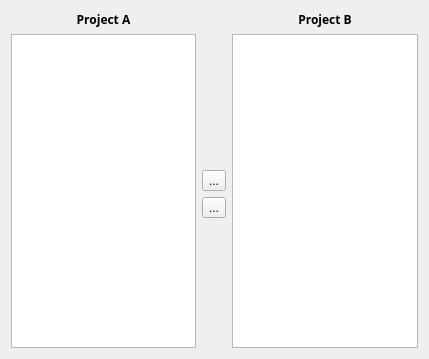
<?xml version="1.0" encoding="UTF-8"?>
<ui version="4.0">
 <class>CProjectDialog</class>
 <widget class="QDialog" name="CProjectDialog">
  <property name="geometry">
   <rect>
    <x>0</x>
    <y>0</y>
    <width>429</width>
    <height>359</height>
   </rect>
  </property>
  <property name="windowTitle">
   <string>Choose Project</string>
  </property>
  <layout class="QGridLayout" name="gridLayout">
   <item row="0" column="0">
    <widget class="QLabel" name="m_pALabel">
     <property name="text">
      <string>&lt;html&gt;&lt;head&gt;&lt;meta name=&quot;qrichtext&quot; content=&quot;1&quot; /&gt;&lt;/head&gt;&lt;body style=&quot; white-space: pre-wrap; font-family:Sans Serif; font-weight:400; font-style:normal; text-decoration:none;&quot;&gt;&lt;p style=&quot; margin-top:0px; margin-bottom:0px; margin-left:0px; margin-right:0px; -qt-block-indent:0; text-indent:0px;&quot;&gt;&lt;span style=&quot; font-weight:600;&quot;&gt;Project A&lt;/span&gt;&lt;/p&gt;&lt;/body&gt;&lt;/html&gt;</string>
     </property>
     <property name="alignment">
      <set>Qt::AlignHCenter</set>
     </property>
    </widget>
   </item>
   <item row="0" column="2">
    <widget class="QLabel" name="m_pBLabel">
     <property name="text">
      <string>&lt;html&gt;&lt;head&gt;&lt;meta name=&quot;qrichtext&quot; content=&quot;1&quot; /&gt;&lt;/head&gt;&lt;body style=&quot; white-space: pre-wrap; font-family:Sans Serif; font-weight:400; font-style:normal; text-decoration:none;&quot;&gt;&lt;p style=&quot; margin-top:0px; margin-bottom:0px; margin-left:0px; margin-right:0px; -qt-block-indent:0; text-indent:0px;&quot;&gt;&lt;span style=&quot; font-weight:600;&quot;&gt;Project B&lt;/span&gt;&lt;/p&gt;&lt;/body&gt;&lt;/html&gt;</string>
     </property>
     <property name="alignment">
      <set>Qt::AlignCenter</set>
     </property>
    </widget>
   </item>
   <item row="1" column="0" rowspan="4">
    <widget class="CProjectListWidget" name="m_pAListItem"/>
   </item>
   <item row="1" column="1">
    <spacer>
     <property name="orientation">
      <enum>Qt::Vertical</enum>
     </property>
     <property name="sizeHint" stdset="0">
      <size>
       <width>20</width>
       <height>40</height>
      </size>
     </property>
    </spacer>
   </item>
   <item row="1" column="2" rowspan="4">
    <widget class="CProjectListWidget" name="m_pBListItem"/>
   </item>
   <item row="2" column="1">
    <widget class="QToolButton" name="m_pLeftBtn">
     <property name="text">
      <string>...</string>
     </property>
     <property name="icon">
      <iconset resource="../../../Cplusplus_gui_programming_with_Qt4/qt-book-examples/qt-book/chap09/projectchooser/projectchooser.qrc">
       <normaloff>:/images/leftarrow.png</normaloff>:/images/leftarrow.png</iconset>
     </property>
     <property name="iconSize">
      <size>
       <width>22</width>
       <height>22</height>
      </size>
     </property>
    </widget>
   </item>
   <item row="3" column="1">
    <widget class="QToolButton" name="m_pRightBtn">
     <property name="text">
      <string>...</string>
     </property>
     <property name="icon">
      <iconset resource="../../../Cplusplus_gui_programming_with_Qt4/qt-book-examples/qt-book/chap09/projectchooser/projectchooser.qrc">
       <normaloff>:/images/rightarrow.png</normaloff>:/images/rightarrow.png</iconset>
     </property>
     <property name="iconSize">
      <size>
       <width>22</width>
       <height>22</height>
      </size>
     </property>
    </widget>
   </item>
   <item row="4" column="1">
    <spacer>
     <property name="orientation">
      <enum>Qt::Vertical</enum>
     </property>
     <property name="sizeHint" stdset="0">
      <size>
       <width>20</width>
       <height>21</height>
      </size>
     </property>
    </spacer>
   </item>
  </layout>
 </widget>
 <customwidgets>
  <customwidget>
   <class>CProjectListWidget</class>
   <extends>QListWidget</extends>
   <header>projectlistwidget.h</header>
  </customwidget>
 </customwidgets>
 <resources>
  <include location="../../../Cplusplus_gui_programming_with_Qt4/qt-book-examples/qt-book/chap09/projectchooser/projectchooser.qrc"/>
 </resources>
 <connections/>
</ui>
